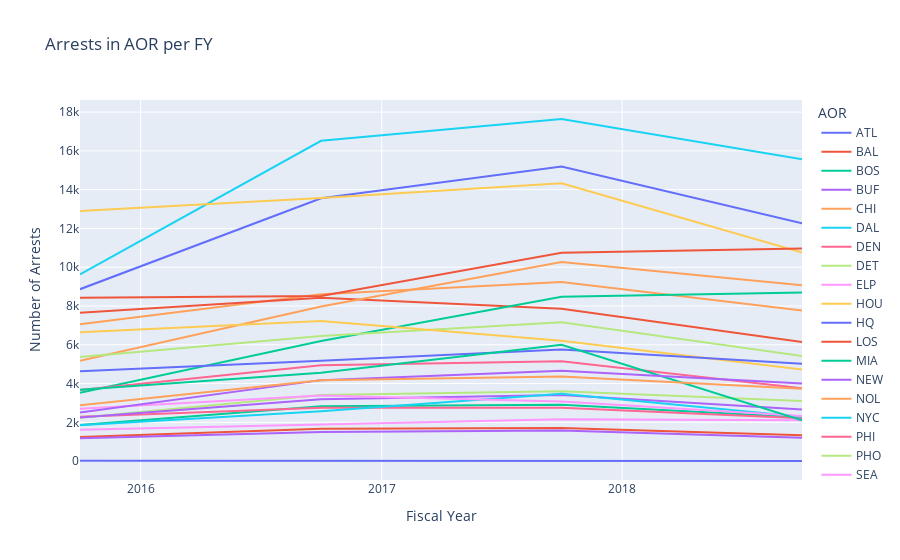

Notebook code cell kept with this figure:
### Code cell
fig = px.line(arrests_by_fy, x=fy, 
              y=aor, 
              title = "Arrests in AOR per FY",
              labels=dict(x="Fiscal Year", y="Number of Arrests"))
fig.update_xaxes(title="Fiscal Year", nticks = 4)
fig.update_yaxes(title="Number of Arrests")
fig.update_layout(legend_title_text='AOR')
fig.show()

### Figure 1 — Plotly figure (JSON) as saved in the notebook; plotly's stock layout.template omitted (floating-point values rounded to 4 significant figures)
{"data": [{"hovertemplate": "variable=ATL<br>Fiscal Year=%{x}<br>value=%{y}<extra></extra>", "legendgroup": "ATL", "line": {"color": "#636efa", "dash": "solid"}, "marker": {"symbol": "circle"}, "mode": "lines", "name": "ATL", "orientation": "v", "showlegend": true, "type": "scatter", "x": ["2015-10-01", "2016-10-01", "2017-10-01", "2018-10-01"], "xaxis": "x", "y": [8866, 13551, 15189, 12268], "yaxis": "y"}, {"hovertemplate": "variable=BAL<br>Fiscal Year=%{x}<br>value=%{y}<extra></extra>", "legendgroup": "BAL", "line": {"color": "#EF553B", "dash": "solid"}, "marker": {"symbol": "circle"}, "mode": "lines", "name": "BAL", "orientation": "v", "showlegend": true, "type": "scatter", "x": ["2015-10-01", "2016-10-01", "2017-10-01", "2018-10-01"], "xaxis": "x", "y": [1239, 1666, 1703, 1330], "yaxis": "y"}, {"hovertemplate": "variable=BOS<br>Fiscal Year=%{x}<br>value=%{y}<extra></extra>", "legendgroup": "BOS", "line": {"color": "#00cc96", "dash": "solid"}, "marker": {"symbol": "circle"}, "mode": "lines", "name": "BOS", "orientation": "v", "showlegend": true, "type": "scatter", "x": ["2015-10-01", "2016-10-01", "2017-10-01", "2018-10-01"], "xaxis": "x", "y": [1858, 2834, 2908, 2266], "yaxis": "y"}, {"hovertemplate": "variable=BUF<br>Fiscal Year=%{x}<br>value=%{y}<extra></extra>", "legendgroup": "BUF", "line": {"color": "#ab63fa", "dash": "solid"}, "marker": {"symbol": "circle"}, "mode": "lines", "name": "BUF", "orientation": "v", "showlegend": true, "type": "scatter", "x": ["2015-10-01", "2016-10-01", "2017-10-01", "2018-10-01"], "xaxis": "x", "y": [1173, 1494, 1582, 1206], "yaxis": "y"}, {"hovertemplate": "variable=CHI<br>Fiscal Year=%{x}<br>value=%{y}<extra></extra>", "legendgroup": "CHI", "line": {"color": "#FFA15A", "dash": "solid"}, "marker": {"symbol": "circle"}, "mode": "lines", "name": "CHI", "orientation": "v", "showlegend": true, "type": "scatter", "x": ["2015-10-01", "2016-10-01", "2017-10-01", "2018-10-01"], "xaxis": "x", "y": [7055, 8604, 9241, 7769], "yaxis": "y"}, {"hovertemplate": "variable=DAL<br>Fiscal Year=%{x}<br>value=%{y}<extra></extra>", "legendgroup": "DAL", "line": {"color": "#19d3f3", "dash": "solid"}, "marker": {"symbol": "circle"}, "mode": "lines", "name": "DAL", "orientation": "v", "showlegend": true, "type": "scatter", "x": ["2015-10-01", "2016-10-01", "2017-10-01", "2018-10-01"], "xaxis": "x", "y": [9634, 16520, 17644, 15571], "yaxis": "y"}, {"hovertemplate": "variable=DEN<br>Fiscal Year=%{x}<br>value=%{y}<extra></extra>", "legendgroup": "DEN", "line": {"color": "#FF6692", "dash": "solid"}, "marker": {"symbol": "circle"}, "mode": "lines", "name": "DEN", "orientation": "v", "showlegend": true, "type": "scatter", "x": ["2015-10-01", "2016-10-01", "2017-10-01", "2018-10-01"], "xaxis": "x", "y": [2284, 2746, 2755, 2215], "yaxis": "y"}, {"hovertemplate": "variable=DET<br>Fiscal Year=%{x}<br>value=%{y}<extra></extra>", "legendgroup": "DET", "line": {"color": "#B6E880", "dash": "solid"}, "marker": {"symbol": "circle"}, "mode": "lines", "name": "DET", "orientation": "v", "showlegend": true, "type": "scatter", "x": ["2015-10-01", "2016-10-01", "2017-10-01", "2018-10-01"], "xaxis": "x", "y": [2241, 3409, 3604, 3094], "yaxis": "y"}, {"hovertemplate": "variable=ELP<br>Fiscal Year=%{x}<br>value=%{y}<extra></extra>", "legendgroup": "ELP", "line": {"color": "#FF97FF", "dash": "solid"}, "marker": {"symbol": "circle"}, "mode": "lines", "name": "ELP", "orientation": "v", "showlegend": true, "type": "scatter", "x": ["2015-10-01", "2016-10-01", "2017-10-01", "2018-10-01"], "xaxis": "x", "y": [1611, 1892, 2159, 2103], "yaxis": "y"}, {"hovertemplate": "variable=HOU<br>Fiscal Year=%{x}<br>value=%{y}<extra></extra>", "legendgroup": "HOU", "line": {"color": "#FECB52", "dash": "solid"}, "marker": {"symbol": "circle"}, "mode": "lines", "name": "HOU", "orientation": "v", "showlegend": true, "type": "scatter", "x": ["2015-10-01", "2016-10-01", "2017-10-01", "2018-10-01"], "xaxis": "x", "y": [12896, 13565, 14333, 10761], "yaxis": "y"}, {"hovertemplate": "variable=HQ<br>Fiscal Year=%{x}<br>value=%{y}<extra></extra>", "legendgroup": "HQ", "line": {"color": "#636efa", "dash": "solid"}, "marker": {"symbol": "circle"}, "mode": "lines", "name": "HQ", "orientation": "v", "showlegend": true, "type": "scatter", "x": ["2015-10-01", "2016-10-01", "2017-10-01", "2018-10-01"], "xaxis": "x", "y": [12, 20, 5, 4], "yaxis": "y"}, {"hovertemplate": "variable=LOS<br>Fiscal Year=%{x}<br>value=%{y}<extra></extra>", "legendgroup": "LOS", "line": {"color": "#EF553B", "dash": "solid"}, "marker": {"symbol": "circle"}, "mode": "lines", "name": "LOS", "orientation": "v", "showlegend": true, "type": "scatter", "x": ["2015-10-01", "2016-10-01", "2017-10-01", "2018-10-01"], "xaxis": "x", "y": [7651, 8419, 7854, 6144], "yaxis": "y"}, {"hovertemplate": "variable=MIA<br>Fiscal Year=%{x}<br>value=%{y}<extra></extra>", "legendgroup": "MIA", "line": {"color": "#00cc96", "dash": "solid"}, "marker": {"symbol": "circle"}, "mode": "lines", "name": "MIA", "orientation": "v", "showlegend": true, "type": "scatter", "x": ["2015-10-01", "2016-10-01", "2017-10-01", "2018-10-01"], "xaxis": "x", "y": [3524, 6192, 8474, 8695], "yaxis": "y"}, {"hovertemplate": "variable=NEW<br>Fiscal Year=%{x}<br>value=%{y}<extra></extra>", "legendgroup": "NEW", "line": {"color": "#ab63fa", "dash": "solid"}, "marker": {"symbol": "circle"}, "mode": "lines", "name": "NEW", "orientation": "v", "showlegend": true, "type": "scatter", "x": ["2015-10-01", "2016-10-01", "2017-10-01", "2018-10-01"], "xaxis": "x", "y": [2247, 3189, 3409, 2654], "yaxis": "y"}, {"hovertemplate": "variable=NOL<br>Fiscal Year=%{x}<br>value=%{y}<extra></extra>", "legendgroup": "NOL", "line": {"color": "#FFA15A", "dash": "solid"}, "marker": {"symbol": "circle"}, "mode": "lines", "name": "NOL", "orientation": "v", "showlegend": true, "type": "scatter", "x": ["2015-10-01", "2016-10-01", "2017-10-01", "2018-10-01"], "xaxis": "x", "y": [5174, 7968, 10270, 9075], "yaxis": "y"}, {"hovertemplate": "variable=NYC<br>Fiscal Year=%{x}<br>value=%{y}<extra></extra>", "legendgroup": "NYC", "line": {"color": "#19d3f3", "dash": "solid"}, "marker": {"symbol": "circle"}, "mode": "lines", "name": "NYC", "orientation": "v", "showlegend": true, "type": "scatter", "x": ["2015-10-01", "2016-10-01", "2017-10-01", "2018-10-01"], "xaxis": "x", "y": [1847, 2576, 3476, 2281], "yaxis": "y"}, {"hovertemplate": "variable=PHI<br>Fiscal Year=%{x}<br>value=%{y}<extra></extra>", "legendgroup": "PHI", "line": {"color": "#FF6692", "dash": "solid"}, "marker": {"symbol": "circle"}, "mode": "lines", "name": "PHI", "orientation": "v", "showlegend": true, "type": "scatter", "x": ["2015-10-01", "2016-10-01", "2017-10-01", "2018-10-01"], "xaxis": "x", "y": [3672, 4938, 5143, 3752], "yaxis": "y"}, {"hovertemplate": "variable=PHO<br>Fiscal Year=%{x}<br>value=%{y}<extra></extra>", "legendgroup": "PHO", "line": {"color": "#B6E880", "dash": "solid"}, "marker": {"symbol": "circle"}, "mode": "lines", "name": "PHO", "orientation": "v", "showlegend": true, "type": "scatter", "x": ["2015-10-01", "2016-10-01", "2017-10-01", "2018-10-01"], "xaxis": "x", "y": [5370, 6457, 7162, 5420], "yaxis": "y"}, {"hovertemplate": "variable=SEA<br>Fiscal Year=%{x}<br>value=%{y}<extra></extra>", "legendgroup": "SEA", "line": {"color": "#FF97FF", "dash": "solid"}, "marker": {"symbol": "circle"}, "mode": "lines", "name": "SEA", "orientation": "v", "showlegend": true, "type": "scatter", "x": ["2015-10-01", "2016-10-01", "2017-10-01", "2018-10-01"], "xaxis": "x", "y": [2698, 3376, 3067, 2328], "yaxis": "y"}, {"hovertemplate": "variable=SFR<br>Fiscal Year=%{x}<br>value=%{y}<extra></extra>", "legendgroup": "SFR", "line": {"color": "#FECB52", "dash": "solid"}, "marker": {"symbol": "circle"}, "mode": "lines", "name": "SFR", "orientation": "v", "showlegend": true, "type": "scatter", "x": ["2015-10-01", "2016-10-01", "2017-10-01", "2018-10-01"], "xaxis": "x", "y": [6651, 7231, 6210, 4724], "yaxis": "y"}, {"hovertemplate": "variable=SLC<br>Fiscal Year=%{x}<br>value=%{y}<extra></extra>", "legendgroup": "SLC", "line": {"color": "#636efa", "dash": "solid"}, "marker": {"symbol": "circle"}, "mode": "lines", "name": "SLC", "orientation": "v", "showlegend": true, "type": "scatter", "x": ["2015-10-01", "2016-10-01", "2017-10-01", "2018-10-01"], "xaxis": "x", "y": [4638, 5177, 5754, 5014], "yaxis": "y"}, {"hovertemplate": "variable=SNA<br>Fiscal Year=%{x}<br>value=%{y}<extra></extra>", "legendgroup": "SNA", "line": {"color": "#EF553B", "dash": "solid"}, "marker": {"symbol": "circle"}, "mode": "lines", "name": "SNA", "orientation": "v", "showlegend": true, "type": "scatter", "x": ["2015-10-01", "2016-10-01", "2017-10-01", "2018-10-01"], "xaxis": "x", "y": [8425, 8510, 10749, 10968], "yaxis": "y"}, {"hovertemplate": "variable=SND<br>Fiscal Year=%{x}<br>value=%{y}<extra></extra>", "legendgroup": "SND", "line": {"color": "#00cc96", "dash": "solid"}, "marker": {"symbol": "circle"}, "mode": "lines", "name": "SND", "orientation": "v", "showlegend": true, "type": "scatter", "x": ["2015-10-01", "2016-10-01", "2017-10-01", "2018-10-01"], "xaxis": "x", "y": [3683, 4551, 6000, 2107], "yaxis": "y"}, {"hovertemplate": "variable=SPM<br>Fiscal Year=%{x}<br>value=%{y}<extra></extra>", "legendgroup": "SPM", "line": {"color": "#ab63fa", "dash": "solid"}, "marker": {"symbol": "circle"}, "mode": "lines", "name": "SPM", "orientation": "v", "showlegend": true, "type": "scatter", "x": ["2015-10-01", "2016-10-01", "2017-10-01", "2018-10-01"], "xaxis": "x", "y": [2500, 4175, 4658, 4005], "yaxis": "y"}, {"hovertemplate": "variable=WAS<br>Fiscal Year=%{x}<br>value=%{y}<extra></extra>", "legendgroup": "WAS", "line": {"color": "#FFA15A", "dash": "solid"}, "marker": {"symbol": "circle"}, "mode": "lines", "name": "WAS", "orientation": "v", "showlegend": true, "type": "scatter", "x": ["2015-10-01", "2016-10-01", "2017-10-01", "2018-10-01"], "xaxis": "x", "y": [2883, 4163, 4359, 3734], "yaxis": "y"}], "layout": {"legend": {"title": {"text": "AOR"}, "tracegroupgap": 0}, "title": {"text": "Arrests in AOR per FY"}, "xaxis": {"anchor": "y", "domain": [0, 1], "nticks": 4, "title": {"text": "Fiscal Year"}}, "yaxis": {"anchor": "x", "domain": [0, 1], "title": {"text": "Number of Arrests"}}}}
